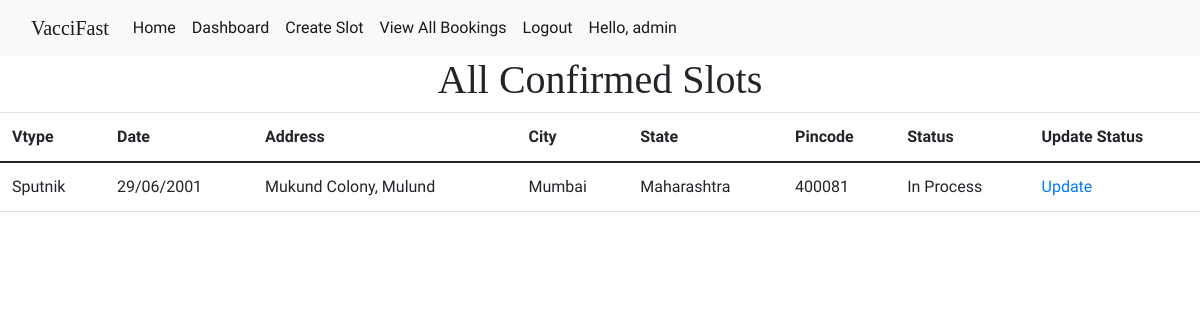
The page /adminCompletedSlot (signed in) on the database as committed earlier.
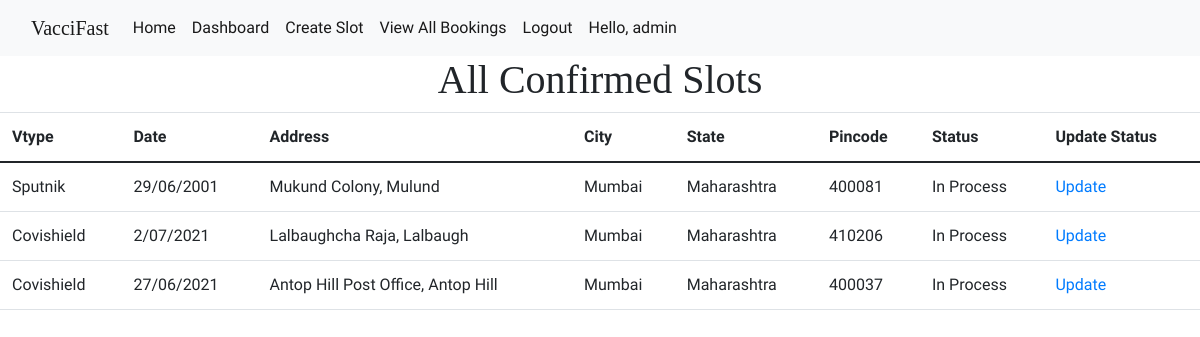
The same page on the database as committed later.
### vacciapp/models.py (models this page shows, shortened)
class Slot(models.Model):
    vtype = models.CharField(max_length=200,null=True)
    date = models.CharField(max_length=200,null=True)
    address = models.CharField(max_length=200,null=True)
    city = models.CharField(max_length=200,null=True)
    state = models.CharField(max_length=200,null=True)
    pincode = models.CharField(max_length=200,null=True)
    addMap = models.CharField(max_length=200,null=True)
    date_created = models.DateTimeField(auto_now_add=True,null=True)
    count = models.IntegerField(null=True)
    status = models.CharField(max_length=200,null=True,choices=STATUS,default="Pending")

### vacciapp/views.py (the view)
# urls.py: path('adminCompletedSlot',views.adminCompletedSlot,name='adminCompletedSlot'),
@login_required(login_url='login')
def adminCompletedSlot(request):
    slots = Slot.objects.filter(status='In Process')
    context = {
        'slots' : slots,
    }
    return render(request,'vacciapp/adminCompletedSlot.html',context)

### templates/vacciapp/adminCompletedSlot.html
{% extends 'base.html' %}
{% block body %}
<center><h1 style="font-family: 'Vollkorn', serif;" >All Confirmed Slots</h1></center>
<table class="table"  style="font-family: 'Domine', serif;" >
  <thead>
    <tr>
      <th scope="col">Vtype</th>
      <th scope="col">Date</th>
      <th scope="col">Address</th>
      <th scope="col">City</th>
      <th scope="col">State</th>
      <th scope="col">Pincode</th>
      <th scope="col">Status</th>
      <th scope="col">Update Status</th>
    </tr>
  </thead>
  <tbody>
{% for slot in slots  %}
    <tr>
      <td>{{slot.vtype}}</td>
      <td>{{slot.date}}</td>
      <td>{{slot.address}}</td>
      <td>{{slot.city}}</td>
      <td>{{slot.state}}</td>
      <td>{{slot.pincode}}</td>
      <td>{{slot.status}}</td>
       <td><a href="{% url 'adminUpdateStatus' slot.id %}">Update</a></td>
    </tr>
{% endfor %}
  </tbody>
</table>
{% endblock body %}

Rows that differ between the two databases and show on the page:
now on this page (row edited): Slot: vtype "Covishield", date "2/07/2021", address "Lalbaughcha Raja, Lalbaugh", city "Mumbai", state "Maharashtra", pincode "410206", status "In Process"
added Slot: vtype "Covishield", date "27/06/2021", address "Antop Hill Post Office, Antop Hill", city "Mumbai", state "Maharashtra", pincode "400037", status "In Process"
